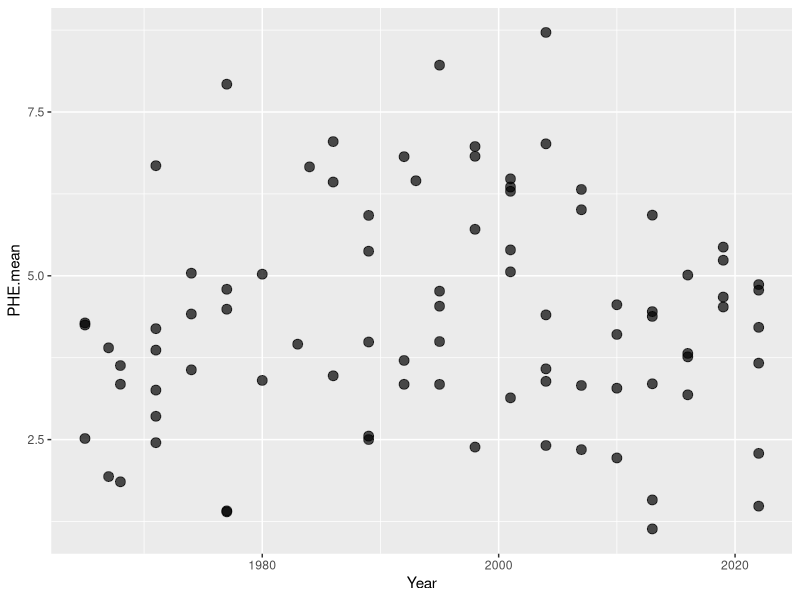

R code for this plot:
setwd("~/Documents/GitHub/CSIA_lab_work/data/final")
data <- read.csv(file = "data.csv")

library(ggplot2)
ggplot(data, aes(x = Year,
                 y = PHE.mean)) +
  geom_point(size = 3, alpha = 0.7)


